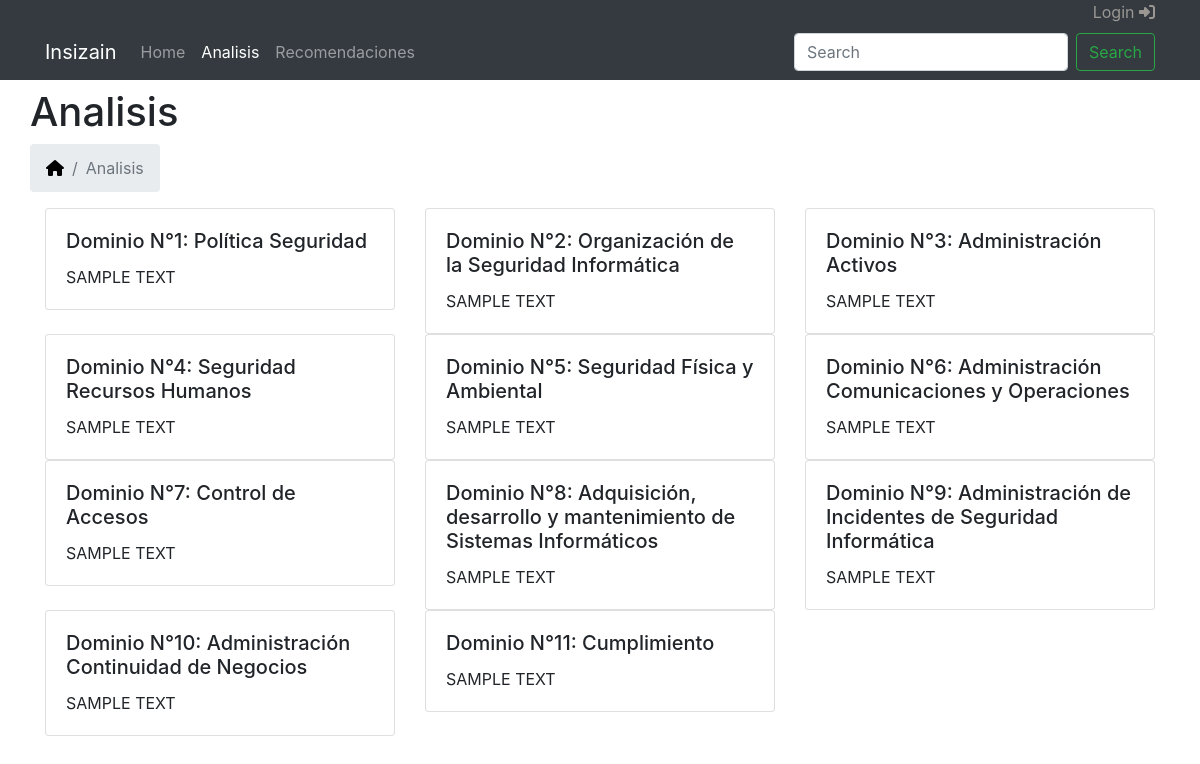
The page /charts/analisis on the database its author committed.
### ChartsGAP/models.py (models this page shows)
class Dominio(models.Model):
	nombre_dominio = models.CharField(max_length=75)
	porcentaje_cumplimiento = models.PositiveIntegerField(default=0)
	porcentaje_no_cumplimiento = models.PositiveIntegerField(default=0)
	seccion = models.ManyToManyField(Seccion, null=True, blank=True)
	recomendacion = models.ManyToManyField(Recomendacion, null=True, blank=True)
	responsable = models.ForeignKey(Profile, on_delete=models.CASCADE)
	encuestados = models.ManyToManyField(Encuestados, null=True, blank=True)

### ChartsGAP/views.py (the view)
# urls.py: path('analisis', views.analisis, name='analisis'),
def analisis(request):
	template_name = "analisis.html"
	data = {}
	data['dominios'] = Dominio.objects.all()
	return render(request, template_name, data)

### ChartsGAP/templates/analisis.html (shortened to what this page needs)
{% extends "base.html" %}
{% load bootstrap4 %}
{% block navbar %}
<li class="nav-item">
    <a class="nav-link" href="{% url 'home' %}">Home</a>
</li>
<li class="nav-item active">
    <a class="nav-link" href="{% url 'analisis' %}">Analisis <span class="sr-only">(current)</span></a>
</li>
<li class="nav-item">
    <a class="nav-link" href="{% url 'recomendaciones' %}">Recomendaciones</a>
</li>
{% endblock %}
{% block content_head %}
<h1>Analisis</h1>
{% endblock %}
{% block breadcrumb %}
    <li class="breadcrumb-item"><a href="{% url 'home' %}"><i class="fas fa-home"></i></a></li>
    <li class="breadcrumb-item active" aria-current="page">Analisis</li>
{% endblock %}
{% block content_body %}
	{% for dominio in dominios %}
		<div class='col-4'>
			<div class="card">
				<div class="card-body">
					<h5 class="card-title">Dominio N°{{ dominio.pk }}: {{ dominio.nombre_dominio }} </h5>
					{% if dominio.pk == 1 %}
						<p class="card-text">SAMPLE TEXT</p>
					{% elif dominio.pk == 2 %}
						<p class="card-text">SAMPLE TEXT</p>
					{% elif dominio.pk == 3 %}
						<p class="card-text">SAMPLE TEXT</p>
					{% elif dominio.pk == 4 %}
						<p class="card-text">SAMPLE TEXT</p>
					{% elif dominio.pk == 5 %}
						<p class="card-text">SAMPLE TEXT</p>
					{% elif dominio.pk == 6 %}
						<p class="card-text">SAMPLE TEXT</p>
					{% elif dominio.pk == 7 %}
						<p class="card-text">SAMPLE TEXT</p>
					{% elif dominio.pk == 8 %}
						<p class="card-text">SAMPLE TEXT</p>
					{% elif dominio.pk == 9 %}
						<p class="card-text">SAMPLE TEXT</p>
					{% elif dominio.pk == 10 %}
						<p class="card-text">SAMPLE TEXT</p>
					{% else %}
						<p class="card-text">SAMPLE TEXT</p>
					{% endif %}
				</div>
			</div>
		</div>
	{% endfor %}
		<div class='col-4'></div>
</div>
{% endblock %}

### ChartsGAP/templates/base.html (shortened to what this page needs)
{% load static %}
<!DOCTYPE html>
<html lang="es-cl">
  <head>
    <link rel="stylesheet" href="https://stackpath.bootstrapcdn.com/bootstrap/4.4.1/css/bootstrap.min.css">
  </head>
  <body>
    <nav class="navbar navbar-dark bg-dark-primary">
      {% if user.is_authenticated %}
      <div class="container">
        <p>Hola <strong></strong> | <a href="{% url 'logout' %}">Logout <i class="fas fa-sign-out-alt"></i></a></p>
      </div>
      {% else %}
      <div class="container">
      <p><a href="{% url 'login' %}">Login <i class="fas fa-sign-in-alt"></i></a></p>
      </div>
      {% endif %}
    </nav>
    <nav class="navbar navbar-expand-lg navbar-dark bg-dark">
      <div class="container">
      <a class="navbar-brand" href="{% url 'home' %}">Insizain</a>
      <div class="collapse navbar-collapse" id="navbarSupportedContent">
        <ul class="navbar-nav mr-auto">
          {% block navbar %}
          {% endblock %}
        </ul>
        <form class="form-inline my-2 my-lg-0">
          <input class="form-control mr-sm-2" type="search" placeholder="Search" aria-label="Search">
          <button class="btn btn-outline-success my-2 my-sm-0" type="submit">Search</button>
        </form>
      </div>
    </div>
    </nav>
    <div class="container mt-2">
    <link href="{% static 'css/chart.css' %}" rel="stylesheet">
    <div class="row">
      {% block content_head %}
      {% endblock %}
    </div>
    <div class="row">
      <nav aria-label="breadcrumb">
        <ol class="breadcrumb">
          {% block breadcrumb %}
          {% endblock %}
        </ol>
      </nav>
    </div>
    <div class="row">
      {% block content_body %}
      {% endblock %}
  </div>
  </body>
</html>

### ChartsGAP/static/css/chart.css (style rules this page uses)
.breadcrumb a { color: black; }
.bg-dark-primary { background-color: #343a40!important; margin: 0; padding: 0; }
.bg-dark-primary .container { color: #9a9793; }
.bg-dark-primary .container p { width: 100%; text-align: right; margin-bottom: 0; }
.bg-dark-primary .container a { color: #9a9793; text-decoration: none; }

### rows shown on the page
Dominio: pk "1", nombre_dominio "Política Seguridad", shows "SAMPLE TEXT"
Dominio: pk "2", nombre_dominio "Organización de la Seguridad Informática", shows "SAMPLE TEXT"
Dominio: pk "3", nombre_dominio "Administración Activos", shows "SAMPLE TEXT"
Dominio: pk "4", nombre_dominio "Seguridad Recursos Humanos", shows "SAMPLE TEXT"
Dominio: pk "5", nombre_dominio "Seguridad Física y Ambiental", shows "SAMPLE TEXT"
Dominio: pk "6", nombre_dominio "Administración Comunicaciones y Operaciones", shows "SAMPLE TEXT"
Dominio: pk "7", nombre_dominio "Control de Accesos", shows "SAMPLE TEXT"
Dominio: pk "8", nombre_dominio "Adquisición, desarrollo y mantenimiento de Sistemas Informáticos", shows "SAMPLE TEXT"
Dominio: pk "9", nombre_dominio "Administración de Incidentes de Seguridad Informática", shows "SAMPLE TEXT"
Dominio: pk "10", nombre_dominio "Administración Continuidad de Negocios", shows "SAMPLE TEXT"
Dominio: pk "11", nombre_dominio "Cumplimiento", shows "SAMPLE TEXT"
